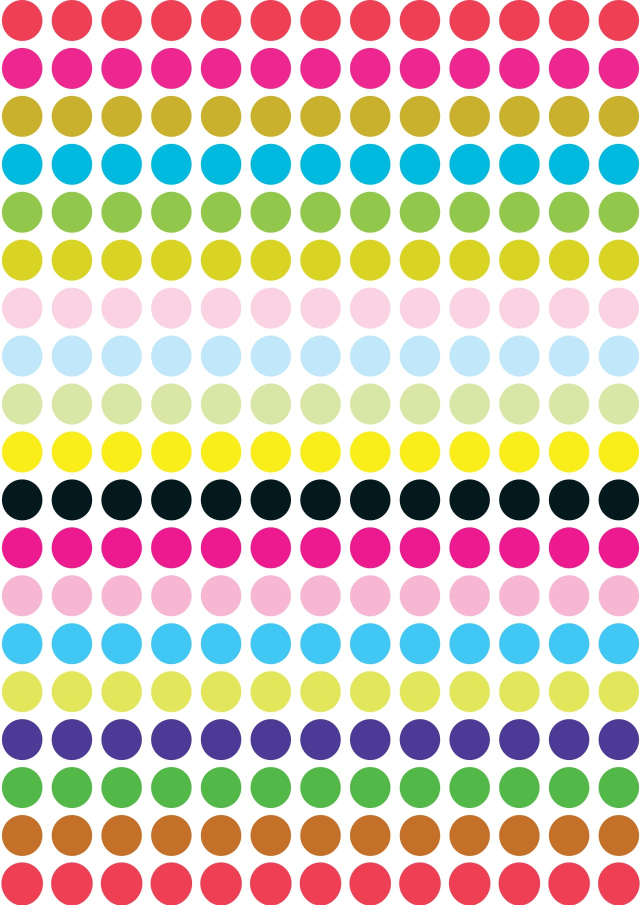
#> input picture images/polka_dots.jpg, 1280 x 1810 px (shown at 1/2 size)
$ python test_2.py
#> lines starting #> are read from the running program, lines starting #| are printed output that depends on the picture; after the words box and inside, x2 and y2 are one past the last pixel; in counts of white or black regions, pixels touching at a corner belong together; long printed decimals are rounded
import cv2
import numpy as np


def empty(a):
    pass


def stackImages(scale, imgArray):
    rows = len(imgArray)
    cols = len(imgArray[0])
    rowsAvailable = isinstance(imgArray[0], list)
    width = imgArray[0][0].shape[1]
    height = imgArray[0][0].shape[0]
    if rowsAvailable:
        for x in range(0, rows):
            for y in range(0, cols):
                if imgArray[x][y].shape[:2] == imgArray[0][0].shape[:2]:
                    imgArray[x][y] = cv2.resize(imgArray[x][y], (0, 0), None, scale, scale)
                else:
                    imgArray[x][y] = cv2.resize(imgArray[x][y], (imgArray[0][0].shape[1], imgArray[0][0].shape[0]),
                                                None, scale, scale)
                if len(imgArray[x][y].shape) == 2: imgArray[x][y] = cv2.cvtColor(imgArray[x][y], cv2.COLOR_GRAY2BGR)
        imageBlank = np.zeros((height, width, 3), np.uint8)
        hor = [imageBlank] * rows
        hor_con = [imageBlank] * rows
        for x in range(0, rows):
            hor[x] = np.hstack(imgArray[x])
        ver = np.vstack(hor)
    else:
        for x in range(0, rows):
            if imgArray[x].shape[:2] == imgArray[0].shape[:2]:
                imgArray[x] = cv2.resize(imgArray[x], (0, 0), None, scale, scale)
            else:
                imgArray[x] = cv2.resize(imgArray[x], (imgArray[0].shape[1], imgArray[0].shape[0]), None, scale, scale)
            if len(imgArray[x].shape) == 2: imgArray[x] = cv2.cvtColor(imgArray[x], cv2.COLOR_GRAY2BGR)
        hor = np.hstack(imgArray)
        ver = hor
    return ver

path = "images/polka_dots.jpg"
cv2.namedWindow("TrackBars")
cv2.resizeWindow("TrackBars", 640, 140)
cv2.createTrackbar("Hue Min", "TrackBars", 0, 179, empty)
cv2.createTrackbar("Hue Max", "TrackBars", 19, 179, empty)
cv2.createTrackbar("Sat Min", "TrackBars", 27, 255, empty)
cv2.createTrackbar("Sat Max", "TrackBars", 255, 255, empty)
cv2.createTrackbar("Val Min", "TrackBars", 0, 255, empty)
cv2.createTrackbar("Val Max", "TrackBars", 255, 255, empty)

while True:
    img = cv2.imread(path)
#> img is the input picture: shape (1810, 1280, 3); mean B, G, R 181, 196.5, 210
    img = cv2.resize(img, (240, 300))
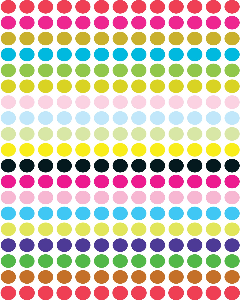
#> img: shape (300, 240, 3); mean B, G, R 181, 196.5, 210
    imgHSV = cv2.cvtColor(img, cv2.COLOR_BGR2HSV)
#> imgHSV: shape (300, 240, 3); mean H, S, V 71.9, 93.1, 231.4
    h_min = cv2.getTrackbarPos("Hue Min", "TrackBars")
    h_max = cv2.getTrackbarPos("Hue Max", "TrackBars")
    s_min = cv2.getTrackbarPos("Sat Min", "TrackBars")
    s_max = cv2.getTrackbarPos("Sat Max", "TrackBars")
    v_min = cv2.getTrackbarPos("Val Min", "TrackBars")
    v_max = cv2.getTrackbarPos("Val Max", "TrackBars")
    # print(h_min, h_max, s_min, s_max, v_min, v_max)
    lower = np.array([h_min, s_min, v_min])
    upper = np.array([h_max, s_max, v_max])
    mask = cv2.inRange(imgHSV, lower, upper)
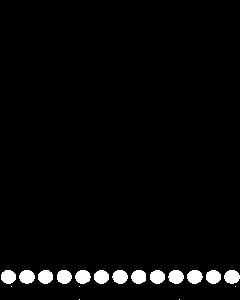
#> mask: shape (300, 240); 3.1% white; 18 white regions (5 under 20 px), largest, box (x1, y1, x2, y2) and area: (19, 270, 35, 284) 174, (224, 270, 240, 284) 174, (75, 270, 91, 284) 172
    imgResult = cv2.bitwise_and(img, img, mask=mask)
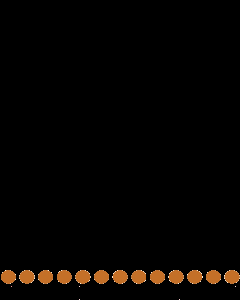
#> imgResult: shape (300, 240, 3); mean B, G, R 1.5, 3.6, 6.1
    imgCany = cv2.Canny(mask, 100, 200)
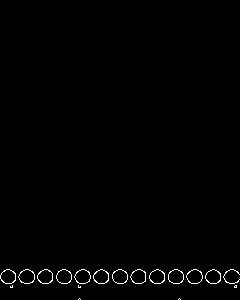
#> imgCany: shape (300, 240); 0.89% white in thin lines or dots, all inside (x1, y1, x2, y2) = (0, 269, 240, 300)

    contours, hierarchy = cv2.findContours(imgCany, cv2.RETR_TREE, cv2.CHAIN_APPROX_SIMPLE)
#> contours = 31 contours, 7 with area under 20; largest, box (x1, y1, x2, y2) and area: (18, 269, 35, 284) 173, (186, 269, 203, 284) 172, (168, 269, 184, 284) 171, (74, 269, 91, 284) 171, (112, 269, 128, 284) 170
    cv2.drawContours(imgCany, contours, 3, (0, 255, 0), 3)
    print(len(contours))
#| 31
    # hull = cv2.convexHull(cnt)
    areas = [cv2.contourArea(c) for c in contours]
#> areas = 31 values, max 173 at index 27, min 0 at index 0, mean 129
    max_index = np.argmax(areas)
#> max_index = 27
    cnt = contours[7]
#> cnt = contour of 24 points, box (x1, y1, x2, y2) (205, 269, 221, 284), area 167
    cnt_2 = contours[6]
#> cnt_2 = contour of 50 points, box (x1, y1, x2, y2) (223, 269, 240, 284), area 6
    print(areas)
#| [0.0, 0.0, 3.5, 2.0, 1.0, 1.0, 6.0, 167.0, 159.5, 172.5, 167.0, 171.0, 166.0, 167.0, 159.5, 167.0, 162.0, 169.5, 165.0, 167.0, 157.0, 171.0, 166.0, 167.5, 164.0, 169.0, 160.5, 173.0, 167.0, 169.0, 160.5]

    # [7 lines of commented-out code are left out]

    """Drawing a bounding box rectangle"""
    x, y, w, h = cv2.boundingRect(cnt)
#> x = 205; y = 269; w = 16; h = 15
    x1, y1, w1, h1 = cv2.boundingRect(cnt_2)
#> x1 = 223; y1 = 269; w1 = 17; h1 = 15
    img = cv2.rectangle(img, (x, y), (x + w1 + w, y + h ), (255, 0, 0), 2)
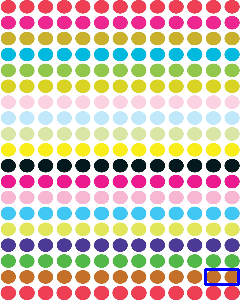
#> img: shape (300, 240, 3); 0.39% of pixels changed, all inside (x1, y1, x2, y2) = (204, 268, 240, 286)
    print("Length due to inclination--->", y+h)
#| Length due to inclination---> 284
    print("Width---->", x+w1+w)
#| Width----> 238
    hypo = y+h
#> hypo = 284
    """Measure by the measuring tool in the box or the box fixed height"""
    height = 125
    """Note: we will have to make sure the height of the box so to set the camera accordingly"""
    actual_length = (hypo**2 - height**2)**0.5
#> actual_length = 255
    print("actual_length----->",actual_length)
#| actual_length-----> 255.012

    # [6 lines of commented-out code are left out]

    """Line drawing"""
    # img = cv2.line(img, leftmost, rightmost, (0, 0, 255), 3)

    # cv2.drawContours(img, hull, -1, (255, 0, 0), 4)
    imgStack = stackImages(1.2, ([img, imgHSV], [mask, imgResult]))
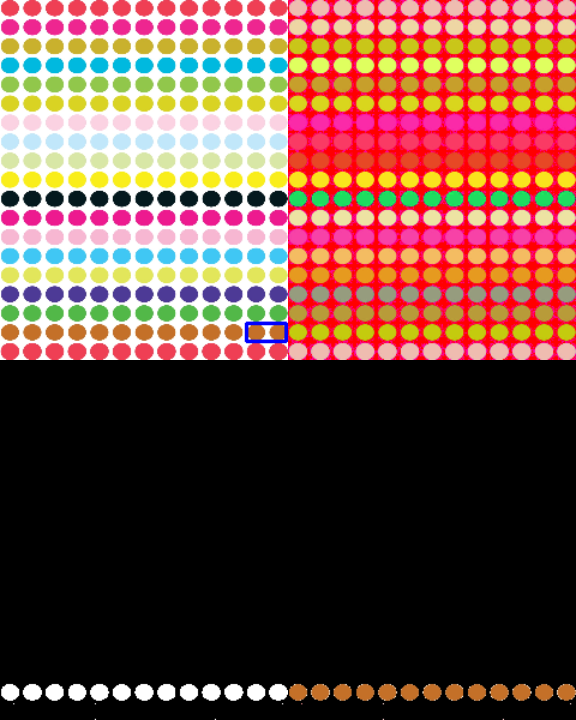
#> imgStack: shape (720, 576, 3); mean B, G, R 65.6, 75, 113.5
    cv2.imshow("Stacked Images", imgStack)
    cv2.waitKey(1)

$ run again, with images/blue_top.jpg copied over images/polka_dots.jpg
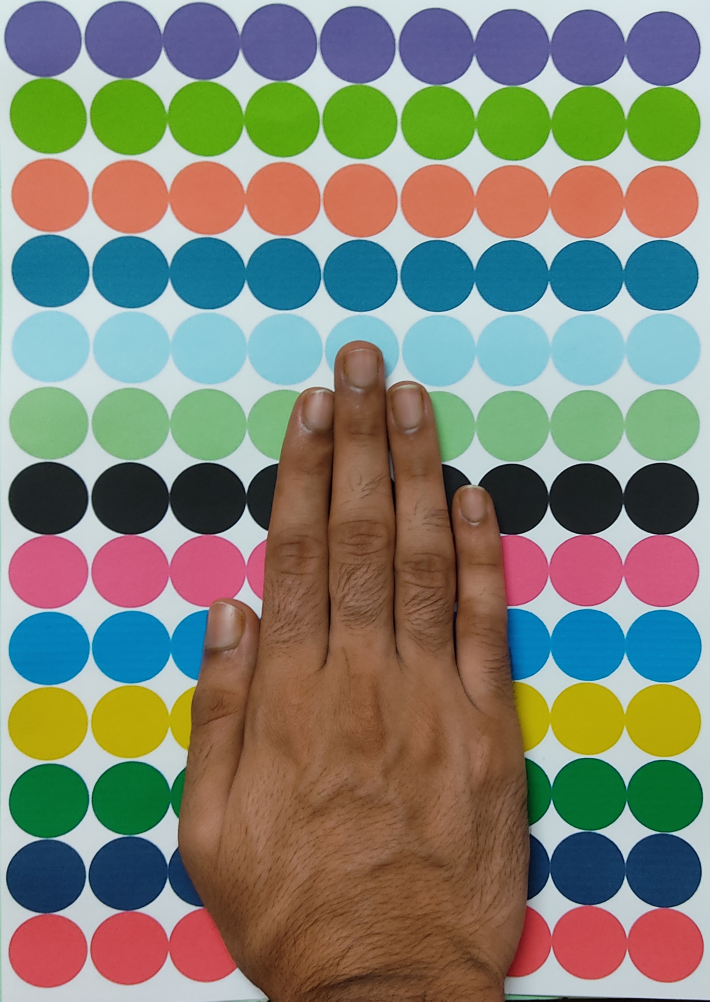
#> input picture images/blue_top.jpg, 3548 x 5006 px (shown at 1/5 size)
#> img is the input picture: shape (5006, 3548, 3); mean B, G, R 118.8, 132.7, 131.4
#> imgHSV: shape (300, 240, 3); mean H, S, V 70.6, 124, 166
#> `mask = cv2.inRange(imgHSV, lower, upper)`:
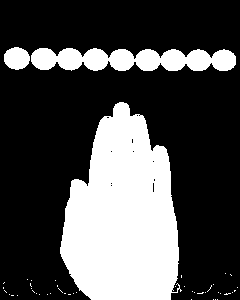
#> mask: shape (300, 240); 29.7% white; 46 white regions (43 under 20 px), largest, box (x1, y1, x2, y2) and area: (60, 102, 182, 300) 17257, (31, 48, 236, 71) 3560, (4, 47, 30, 70) 461
#> contours = 95 contours, 91 with area under 20; largest, box (x1, y1, x2, y2) and area: (3, 46, 30, 70) 462, (3, 46, 30, 70) 452, (136, 49, 236, 71) 28, (31, 47, 84, 71) 21
#| 95
#> areas = 95 values, max 462.5 at index 93, min 0 at index 0, mean 12.69
#> max_index = 93
#> cnt = [[203, 293], [206, 293]]
#> cnt_2 = [[232, 293], [233, 293]]
#> (printed output is left out)
#> x = 203; y = 293; w = 4; h = 1
#> x1 = 232; y1 = 293; w1 = 2; h1 = 1
#| Length due to inclination---> 294
#| Width----> 209
#> hypo = 294
#> actual_length = 266.1
#| actual_length-----> 266.103
#> `imgStack = stackImages(1.2, ([img, imgHSV], [mask, imgResult]))`:
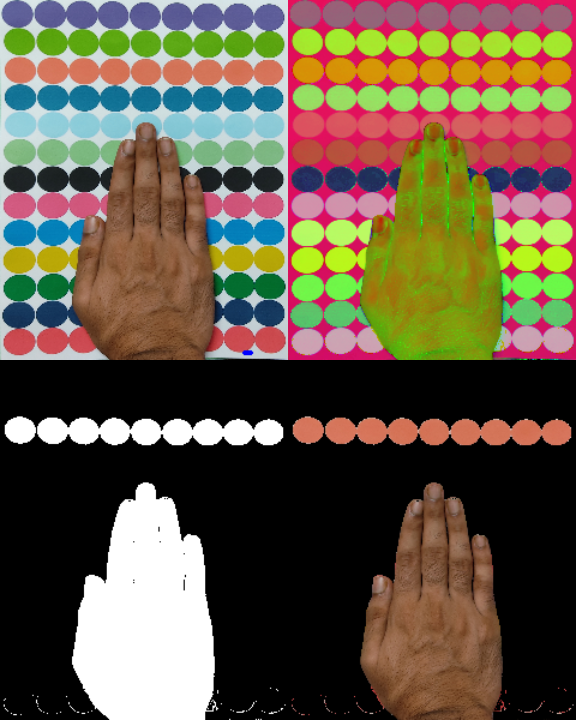
#> imgStack: shape (720, 576, 3); mean B, G, R 71, 89.8, 103.8
